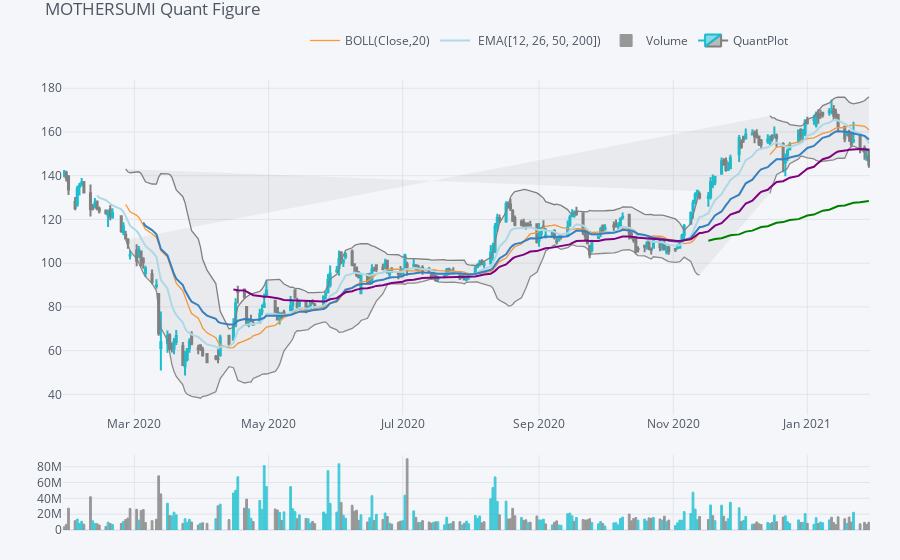
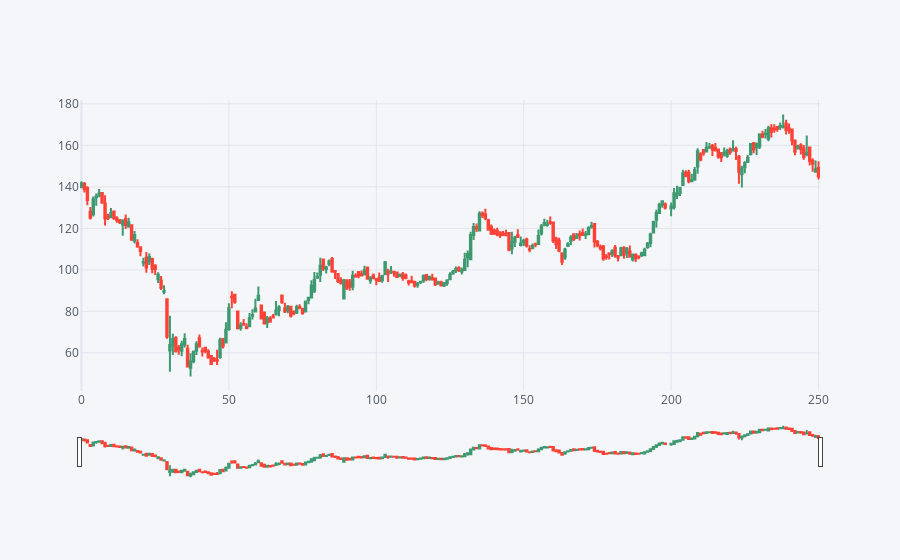

Source (notebook cell) for these figures, in order:
### Code cell
import import_ipynb
from query_pages_utils import get_stock_data, draw, draw_quant

### Figure 1 — Plotly figure (JSON) as saved in the notebook; plotly's stock layout.template omitted (floating-point values rounded to 4 significant figures; data arrays with more than 128 entries replaced by an {"elided": "..."} marker saying what was removed)
{"data": [{"legendgroup": "BOLL(Close,20)", "line": {"color": "rgba(255, 153, 51, 1.0)", "dash": "solid", "shape": "linear", "width": 1.3}, "mode": "lines", "name": "BOLL(Close,20)", "showlegend": true, "text": "", "type": "scatter", "x": {"elided": "251 str values"}, "y": {"elided": "251 mixed values"}, "yaxis": "y2"}, {"legendgroup": "BOLL(Close,20)", "line": {"color": "rgba(128, 128, 128, 1.0)", "dash": "solid", "shape": "linear", "width": 1.3}, "mode": "lines", "name": "UPPER(Close,20)", "showlegend": false, "text": "", "type": "scatter", "x": {"elided": "251 str values"}, "y": {"elided": "251 mixed values"}, "yaxis": "y2"}, {"fill": "tonexty", "fillcolor": "rgba(128, 128, 128, 0.1)", "legendgroup": "BOLL(Close,20)", "line": {"color": "rgba(128, 128, 128, 0.8999999999999999)", "dash": "solid", "shape": "linear", "width": 1.3}, "mode": "lines", "name": "LOWER(Close,20)", "showlegend": false, "text": "", "type": "scatter", "x": {"elided": "251 str values"}, "y": {"elided": "251 mixed values"}, "yaxis": "y2"}, {"legendgroup": " EMA([12, 26, 50, 200])", "line": {"color": "rgba(173, 216, 230, 1.0)", "dash": "solid", "shape": "linear", "width": 2}, "mode": "lines", "name": " EMA([12, 26, 50, 200])", "showlegend": true, "text": "", "type": "scatter", "x": {"elided": "251 str values"}, "y": {"elided": "251 mixed values"}, "yaxis": "y2"}, {"legendgroup": " EMA([12, 26, 50, 200])", "line": {"color": "rgba(55, 128, 191, 1.0)", "dash": "solid", "shape": "linear", "width": 2}, "mode": "lines", "name": " EMA(26)", "showlegend": false, "text": "", "type": "scatter", "x": {"elided": "251 str values"}, "y": {"elided": "251 mixed values"}, "yaxis": "y2"}, {"legendgroup": " EMA([12, 26, 50, 200])", "line": {"color": "rgba(128, 0, 128, 1.0)", "dash": "solid", "shape": "linear", "width": 2}, "mode": "lines", "name": " EMA(50)", "showlegend": false, "text": "", "type": "scatter", "x": {"elided": "251 str values"}, "y": {"elided": "251 mixed values"}, "yaxis": "y2"}, {"legendgroup": " EMA([12, 26, 50, 200])", "line": {"color": "rgba(0, 128, 0, 1.0)", "dash": "solid", "shape": "linear", "width": 2}, "mode": "lines", "name": " EMA(200)", "showlegend": false, "text": "", "type": "scatter", "x": {"elided": "251 str values"}, "y": {"elided": "251 mixed values"}, "yaxis": "y2"}, {"marker": {"color": {"elided": "251 str values"}, "line": {"color": {"elided": "251 str values"}, "width": 1}}, "name": "Volume", "opacity": 0.8, "orientation": "v", "text": "", "type": "bar", "x": {"elided": "251 str values"}, "y": {"elided": "251 mixed values"}, "yaxis": "y3"}, {"close": {"elided": "251 float values"}, "decreasing": {"line": {"color": "#808080"}}, "high": {"elided": "251 float values"}, "increasing": {"line": {"color": "#17BECF"}}, "low": {"elided": "251 float values"}, "name": "QuantPlot", "open": {"elided": "251 float values"}, "showlegend": true, "type": "candlestick", "x": {"elided": "251 str values"}, "yaxis": "y2"}], "layout": {"legend": {"bgcolor": "#F5F6F9", "font": {"color": "#4D5663"}, "orientation": "h", "x": 0.3, "y": 0.95, "yanchor": "bottom"}, "margin": {"b": 30, "l": 30, "r": 30, "t": 30}, "paper_bgcolor": "#F5F6F9", "plot_bgcolor": "#F5F6F9", "showlegend": true, "title": {"font": {"color": "#4D5663"}, "text": "MOTHERSUMI Quant Figure"}, "xaxis": {"anchor": "y2", "gridcolor": "#E1E5ED", "rangeselector": {"bgcolor": "rgba(150, 200, 250, 1)", "buttons": [{"count": 1, "label": "1m", "step": "month", "stepmode": "backward"}, {"count": 1, "label": "1y", "step": "year", "stepmode": "backward"}], "font": {"size": 13}, "visible": false, "x": 0, "y": 0.9}, "rangeslider": {"visible": false}, "showgrid": true, "tickfont": {"color": "#4D5663"}, "title": {"font": {"color": "#4D5663"}, "text": ""}, "zerolinecolor": "#E1E5ED"}, "yaxis": {"gridcolor": "#E1E5ED", "showgrid": true, "showticklabels": false, "tickfont": {"color": "#4D5663"}, "title": {"font": {"color": "#4D5663"}, "text": ""}, "zerolinecolor": "#E1E5ED"}, "yaxis2": {"domain": [0.23, 0.9], "gridcolor": "#E1E5ED", "showgrid": true, "tickfont": {"color": "#4D5663"}, "title": {"font": {"color": "#4D5663"}, "text": ""}, "zerolinecolor": "#E1E5ED"}, "yaxis3": {"domain": [0, 0.15], "gridcolor": "#E1E5ED", "showgrid": true, "tickfont": {"color": "#4D5663"}, "title": {"font": {"color": "#4D5663"}, "text": ""}, "zerolinecolor": "#E1E5ED"}}}

### Figure 2 — Plotly figure (JSON) as saved in the notebook; plotly's stock layout.template omitted (floating-point values rounded to 4 significant figures; data arrays with more than 128 entries replaced by an {"elided": "..."} marker saying what was removed)
{"data": [{"close": {"elided": "251 float values"}, "high": {"elided": "251 float values"}, "low": {"elided": "251 float values"}, "open": {"elided": "251 float values"}, "showlegend": false, "type": "candlestick", "x": {"elided": "251 int values"}, "yaxis": "y2"}], "layout": {"legend": {"bgcolor": "#F5F6F9", "font": {"color": "#4D5663"}}, "paper_bgcolor": "#F5F6F9", "plot_bgcolor": "#F5F6F9", "title": {"font": {"color": "#4D5663"}}, "xaxis": {"gridcolor": "#E1E5ED", "rangeslider": {"visible": true}, "showgrid": true, "tickfont": {"color": "#4D5663"}, "title": {"font": {"color": "#4D5663"}, "text": ""}, "zerolinecolor": "#E1E5ED"}, "yaxis": {"gridcolor": "#E1E5ED", "showgrid": true, "showticklabels": false, "tickfont": {"color": "#4D5663"}, "title": {"font": {"color": "#4D5663"}, "text": ""}, "zerolinecolor": "#E1E5ED"}, "yaxis2": {"gridcolor": "#E1E5ED", "showgrid": true, "tickfont": {"color": "#4D5663"}, "title": {"font": {"color": "#4D5663"}, "text": ""}, "zerolinecolor": "#E1E5ED"}}}
